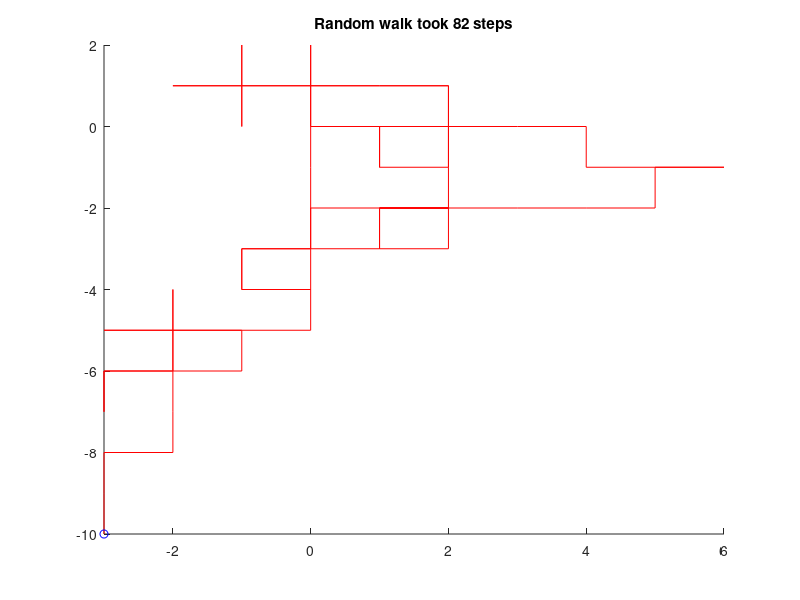

Write MATLAB code to recreate this figure.
% RANDWALK Perform a random walk on a square grid
%
%  Starts at (0,0) and walks randomly on a square grid until one of the 
%  boundaries (x or y = +/- 10) is reached.  All directions are equally 
%  likely during the walk, and there is no path memory 
%  (other than for visualization).

%% Initialization
x = 0;
y = 0;
xv = x;
yv = y;

%% Perform walk
%  Walk until x OR y = +/- 10
while (abs(x)<10) && (abs(y)<10)
    
    % Roll dice and move
    dice = randi(4);
    % Choose direction for move, based on dice roll
    switch dice
        case 1      % 1 = N
            y=y+1;
        case 2      % 2 = E
            x=x+1;
        case 3      % 3 = S
            y=y-1;
        otherwise   % 4 = W
            x=x-1;
    end
    xv(end+1) = x;  %#ok
    yv(end+1) = y;  %#ok
    
end
%  Reached a boundary, so we're done.

%% Plot result
axis([-10,10,-10,10])
title(['Random walk took ',num2str(length(xv)),' steps'])
hold on
comet(xv,yv)
hold off
